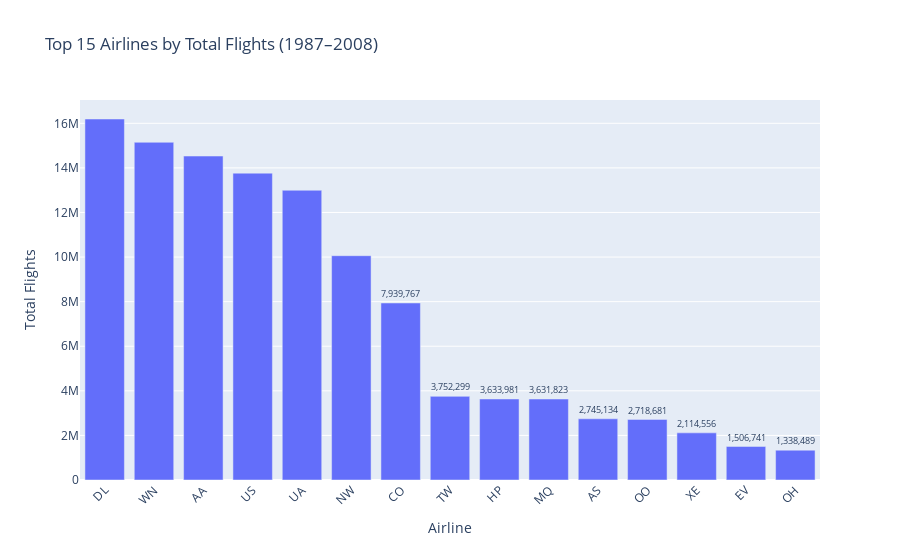

The notebook cell saved with this chart:
### Code cell
# Top 15 Airlines by Total Flights Bar Chart

fig = px.bar(
    df_airlines,
    x="airline_code",
    y="total_flights",
    text="total_flights",
    title="Top 15 Airlines by Total Flights (1987–2008)",
    labels={"total_flights": "Total Flights", "airline_code": "Airline"},
)

fig.update_traces(
    texttemplate="%{text:,}",
    textposition="outside"
)

fig.update_layout(
    xaxis_tickangle=-45,
    uniformtext_minsize=8,
    uniformtext_mode="hide"
)

fig.show()

### Figure 1 — Plotly figure (JSON) as saved in the notebook; plotly's stock layout.template omitted (floating-point values rounded to 4 significant figures)
{"data": [{"hovertemplate": "Airline=%{x}<br>Total Flights=%{text}<extra></extra>", "legendgroup": "", "marker": {"color": "#636efa", "pattern": {"shape": ""}}, "name": "", "orientation": "v", "showlegend": false, "text": [16190000.0, 15150000.0, 14530000.0, 13760000.0, 13000000.0, 10060000.0, 7940000.0, 3752000.0, 3634000.0, 3632000.0, 2745000.0, 2719000.0, 2115000.0, 1507000.0, 1338000.0], "textposition": "outside", "texttemplate": "%{text:,}", "type": "bar", "x": ["DL", "WN", "AA", "US", "UA", "NW", "CO", "TW", "HP", "MQ", "AS", "OO", "XE", "EV", "OH"], "xaxis": "x", "y": [16190000.0, 15150000.0, 14530000.0, 13760000.0, 13000000.0, 10060000.0, 7940000.0, 3752000.0, 3634000.0, 3632000.0, 2745000.0, 2719000.0, 2115000.0, 1507000.0, 1338000.0], "yaxis": "y"}], "layout": {"barmode": "relative", "legend": {"tracegroupgap": 0}, "title": {"text": "Top 15 Airlines by Total Flights (1987–2008)"}, "uniformtext": {"minsize": 8, "mode": "hide"}, "xaxis": {"anchor": "y", "domain": [0, 1], "tickangle": -45, "title": {"text": "Airline"}}, "yaxis": {"anchor": "x", "domain": [0, 1], "title": {"text": "Total Flights"}}}}
